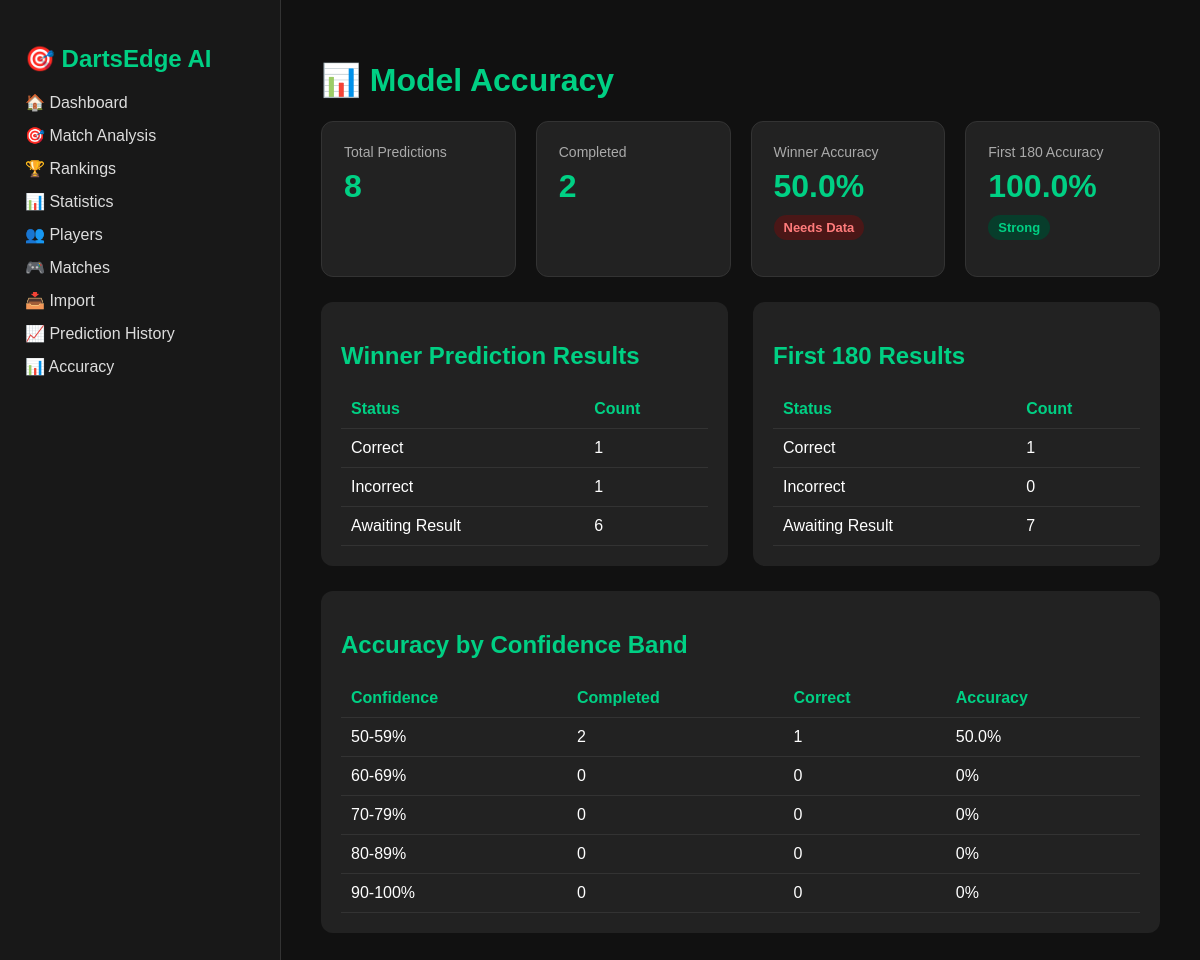
/accuracy, run on the app's committed database.
### app/models/prediction.py (models this page shows)
class Prediction(Base):
    __tablename__ = "predictions"
    id = Column(Integer, primary_key=True, index=True)
    created_at = Column(DateTime, default=datetime.utcnow)
    player_a = Column(String)
    player_b = Column(String)
    predicted_winner = Column(String)
    win_prob_a = Column(Float)
    win_prob_b = Column(Float)
    confidence = Column(Integer)
    rating_a = Column(Float)
    rating_b = Column(Float)
    first_180_a = Column(Float)
    first_180_b = Column(Float)
    actual_winner = Column(String, nullable=True)
    actual_first_180_player = Column(String, nullable=True)
    winner_correct = Column(Integer, nullable=True)
    first_180_correct = Column(Integer, nullable=True)

### app/routes/accuracy.py (the view)
@router.get("/accuracy")
def accuracy_page(request: Request):
    db = SessionLocal()
    predictions = db.query(Prediction).all()
    confidence_bands = build_confidence_bands(predictions)
    total_predictions = len(predictions)
    completed_predictions = len(
        [p for p in predictions if p.winner_correct is not None]
    )
    winner_correct = len(
        [p for p in predictions if p.winner_correct == 1]
    )
    winner_incorrect = len(
        [p for p in predictions if p.winner_correct == 0]
    )
    winner_pending = total_predictions - completed_predictions
    first_180_completed = len(
        [p for p in predictions if p.first_180_correct is not None]
    )
    first_180_correct = len(
        [p for p in predictions if p.first_180_correct == 1]
    )
    first_180_incorrect = len(
        [p for p in predictions if p.first_180_correct == 0]
    )
    first_180_pending = total_predictions - first_180_completed
    winner_accuracy = (
        round((winner_correct / completed_predictions) * 100, 1)
        if completed_predictions
        else 0
    )
    first_180_accuracy = (
        round((first_180_correct / first_180_completed) * 100, 1)
        if first_180_completed
        else 0
    )
    db.close()
    return templates.TemplateResponse(
        "accuracy.html",
        {
            "request": request,
            "total_predictions": total_predictions,
            "completed_predictions": completed_predictions,
            "winner_accuracy": winner_accuracy,
            "first_180_accuracy": first_180_accuracy,
            "winner_correct": winner_correct,
            "winner_incorrect": winner_incorrect,
            "winner_pending": winner_pending,
            "first_180_correct": first_180_correct,
            "first_180_incorrect": first_180_incorrect,
            "first_180_pending": first_180_pending,
            "confidence_bands": confidence_bands,
        },
    )

### app/templates/accuracy.html
{% extends "base.html" %}
{% block content %}
<h1>📊 Model Accuracy</h1>
<div class="kpi-grid">
    <div class="kpi-card">
        <div class="kpi-label">Total Predictions</div>
        <div class="kpi-value">{{ total_predictions }}</div>
    </div>
    <div class="kpi-card">
        <div class="kpi-label">Completed</div>
        <div class="kpi-value">{{ completed_predictions }}</div>
    </div>
    <div class="kpi-card">
        <div class="kpi-label">Winner Accuracy</div>
        <div class="kpi-value">{{ winner_accuracy }}%</div>
        {% if winner_accuracy >= 70 %}
        <span class="badge badge-good">Strong</span>
        {% elif winner_accuracy >= 55 %}
        <span class="badge badge-warning">Developing</span>
        {% else %}
        <span class="badge badge-low">Needs Data</span>
        {% endif %}
    </div>
    <div class="kpi-card">
        <div class="kpi-label">First 180 Accuracy</div>
        <div class="kpi-value">{{ first_180_accuracy }}%</div>
        {% if first_180_accuracy >= 70 %}
        <span class="badge badge-good">Strong</span>
        {% elif first_180_accuracy >= 55 %}
        <span class="badge badge-warning">Developing</span>
        {% else %}
        <span class="badge badge-low">Needs Data</span>
        {% endif %}
    </div>
</div>
<div class="dashboard-grid">
    <div class="card">
        <h2>Winner Prediction Results</h2>
        <table>
            <tr>
                <th>Status</th>
                <th>Count</th>
            </tr>
            <tr>
                <td>Correct</td>
                <td>{{ winner_correct }}</td>
            </tr>
            <tr>
                <td>Incorrect</td>
                <td>{{ winner_incorrect }}</td>
            </tr>
            <tr>
                <td>Awaiting Result</td>
                <td>{{ winner_pending }}</td>
            </tr>
        </table>
    </div>
    <div class="card">
        <h2>First 180 Results</h2>
        <table>
            <tr>
                <th>Status</th>
                <th>Count</th>
            </tr>
            <tr>
                <td>Correct</td>
                <td>{{ first_180_correct }}</td>
            </tr>
            <tr>
                <td>Incorrect</td>
                <td>{{ first_180_incorrect }}</td>
            </tr>
            <tr>
                <td>Awaiting Result</td>
                <td>{{ first_180_pending }}</td>
            </tr>
        </table>
    </div>
</div>
<div class="card">
    <h2>Accuracy by Confidence Band</h2>
    <table>
        <tr>
            <th>Confidence</th>
            <th>Completed</th>
            <th>Correct</th>
            <th>Accuracy</th>
        </tr>
        {% for row in confidence_bands %}
        <tr>
            <td>{{ row.band }}%</td>
            <td>{{ row.total }}</td>
            <td>{{ row.correct }}</td>
            <td>{{ row.accuracy }}%</td>
        </tr>
        {% endfor %}
    </table>
</div>
{% endblock %}

### app/static/css/styles.css (style rules this page uses)
body { font-family: Arial, sans-serif; background: #111; color: white; margin: 0; }
.card { background: #222; padding: 20px; margin-bottom: 25px; border-radius: 12px; }
h1, h2, h3 { color: #00d084; }
table { width: 100%; border-collapse: collapse; }
th, td { padding: 10px; border-bottom: 1px solid #333; text-align: left; }
th { color: #00d084; }
.kpi-grid { display: grid; grid-template-columns: repeat(4, minmax(160px, 1fr)); gap: 20px; margin-bottom: 25px; }
.kpi-card { background: #222; border: 1px solid #333; border-radius: 12px; padding: 22px; min-height: 110px; }
.kpi-label { color: #aaa; font-size: 14px; margin-bottom: 8px; }
.kpi-value { color: #00d084; font-size: 32px; font-weight: bold; margin-bottom: 10px; }
.dashboard-grid { display: grid; grid-template-columns: 1fr 1fr; gap: 25px; }
.badge { display: inline-block; padding: 5px 10px; border-radius: 20px; font-size: 13px; font-weight: bold; }
.badge-good { background: #073d2b; color: #00d084; }
.badge-low { background: #4a1717; color: #ff7b7b; }

### data on the page
Prediction: band "60-69", total "0", correct "0", accuracy "0", band "70-79", band "80-89", band "90-100"

### other printed values
{{ total_predictions }} "8"
{{ completed_predictions }} "2"
{{ winner_accuracy }} "50.0"
{{ first_180_accuracy }} "100.0"
{{ winner_correct }} "1"
{{ winner_incorrect }} "1"
{{ winner_pending }} "6"
{{ first_180_correct }} "1"
{{ first_180_incorrect }} "0"
{{ first_180_pending }} "7"
{{ row.band }} "50-59"
{{ row.total }} "2"
{{ row.correct }} "1"
{{ row.accuracy }} "50.0"
